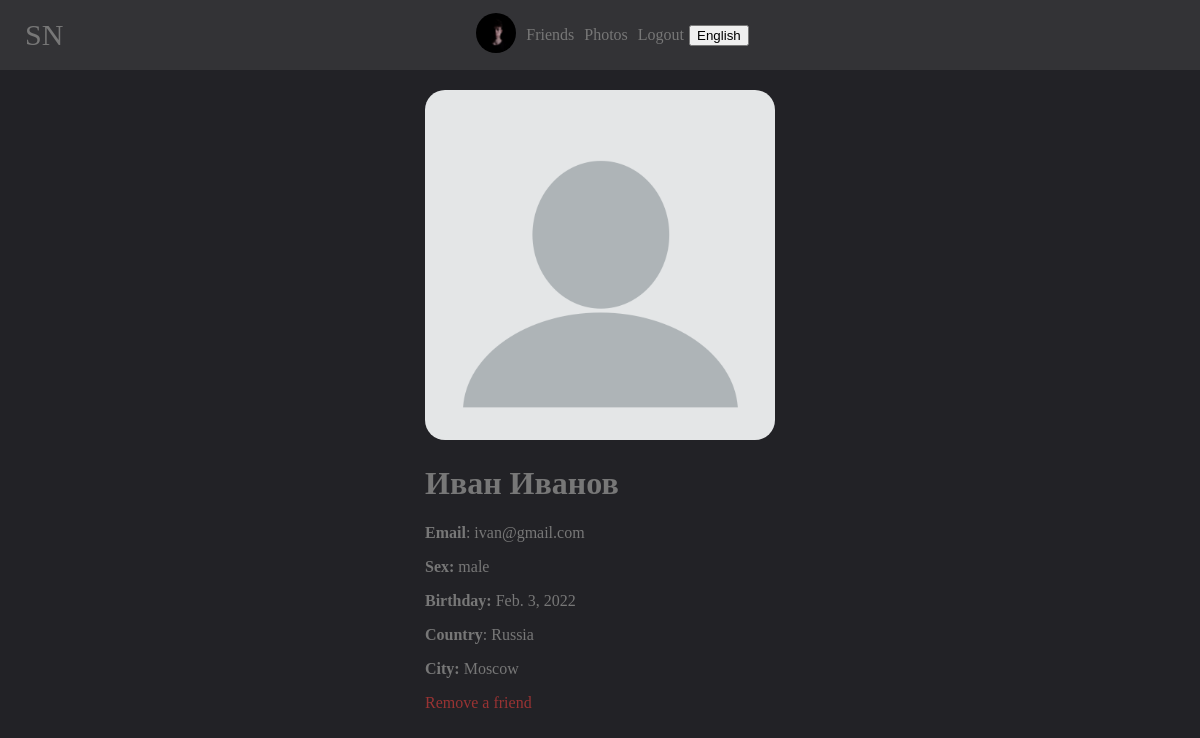
/ivan (signed in), run on an earlier commit of the app's database.
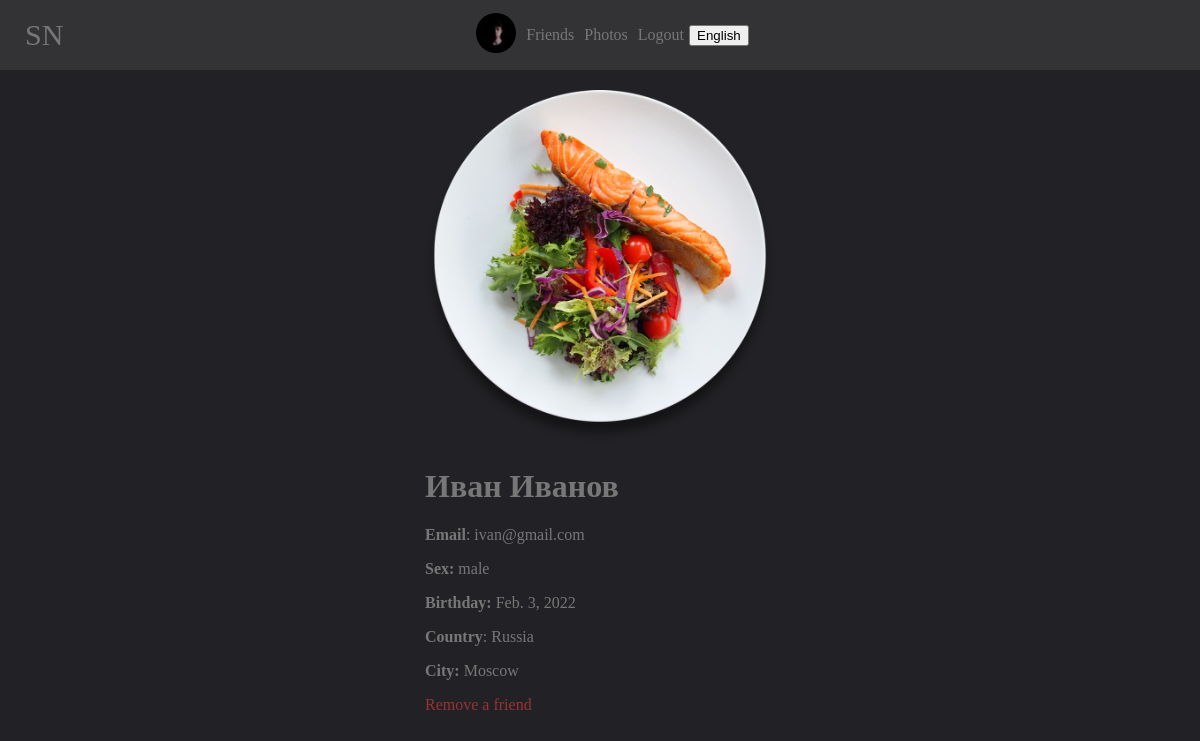
And on a later commit of the database.
### mainpage/models.py (models this page shows, shortened)
class UserDetail(models.Model):
    user = models.ForeignKey(User, on_delete=models.CASCADE)
    age = models.DateField(null=True, blank=True)
    photo = models.ForeignKey(Photo, on_delete=models.SET_NULL, null=True, blank=True)
    permissions = models.CharField(max_length=10, default="public")
    country = models.CharField(max_length=100, null=True, blank=True)
    city = models.CharField(max_length=100, null=True, blank=True)
    sex = models.CharField(max_length=10, choices=(('male', 'male'), ('female', 'female'), ('None', 'None')),
                           default=('None', 'None'))
    def get_photo(self):
        if self.photo:
            return self.photo
        else:
            return settings.STATIC_URL + "/mainpage/img/user.png"

class Photo(models.Model):
    photo = models.ImageField(upload_to='photos')
    date = models.DateTimeField(auto_now=True)
    user = models.ForeignKey(User, on_delete=models.SET_NULL, null=True)
    permissions = models.CharField(max_length=10, default="public")
    def __str__(self):
        return self.photo.url

### mainpage/views.py (the view)
# urls.py: path('<str:username>', views.AccountView.as_view()),
class AccountView(View):
    def get(self, request, username):
        return AccountIDView.get(self, request, username=username)

### mainpage/views.py (called while the page is built)
def base(func):
    def wrapper(self, request, content={}, *args, **kwargs):
        if request.user.is_authenticated:
            content.update({'your_user': UserDetail.objects.get(user=request.user)})
        return func(self, request, content=content, **kwargs)
    return wrapper

def get_sex(request, sex):
    if sex == 'male':
        return get_wordlist(request).Account.sex_names['male']
    elif sex == 'female':
        return get_wordlist(request).Account.sex_names['female']
    else:
        return get_wordlist(request).Account.sex_names['none']

def get_wordlist(request):
    langs_list = {
        'en': langs.EN,
        'ru': langs.RU,
    }
    if 'lang' in request.COOKIES:
        lang = request.COOKIES['lang']
        try:
            return langs_list[lang]
        except:
            return langs_list['en']
    else:
        return langs_list['en']

### mainpage/templates/mainpage/account.html (shortened to what this page needs)
{% extends 'mainpage/base.html' %}
{% load static %}
{% block content %}
    <link rel="stylesheet" href="{% static 'mainpage/account.css' %}">
    <div class="account">
        {% if permissions != "closed" %}
            {% if user_view.photo %}
                <img class="account_photo" src="{{ user_view.photo }}">
            {% else %}
                <img class="account_photo" src="{% static 'mainpage/img/user.png' %}">
            {% endif %}
        {% endif %}
        {% if edit_permissions == False %}
            <h1>{{ user_view.user.first_name }} {{ user_view.user.last_name }}</h1>
            {% if permissions != 'closed' %}
                <p><b>{{ list.email }}</b>: {{ user_view.user.email }}</p>
                <p><b>{{ list.sex }}: </b>{{ get_sex }}</p>
                <p><b>{{ list.age }}: </b>{{ user_view.age }}</p>
                <p><b>{{ list.country }}</b>: {{ user_view.country }}</p>
                <p><b>{{ list.city }}: </b>{{ user_view.city }}</p>
                {% if user.is_authenticated %}
                    {% if user.id != user_view.user.id %}
                        {{ user_to_user|safe }}
                    {% endif %}
                {% endif %}
            {% endif %}
        {% endif %}
    </div>
{% endblock %}

What changed in the data, as far as the page shows it:
changed UserDetail "Feb. 3, 2022": photo: picture added
